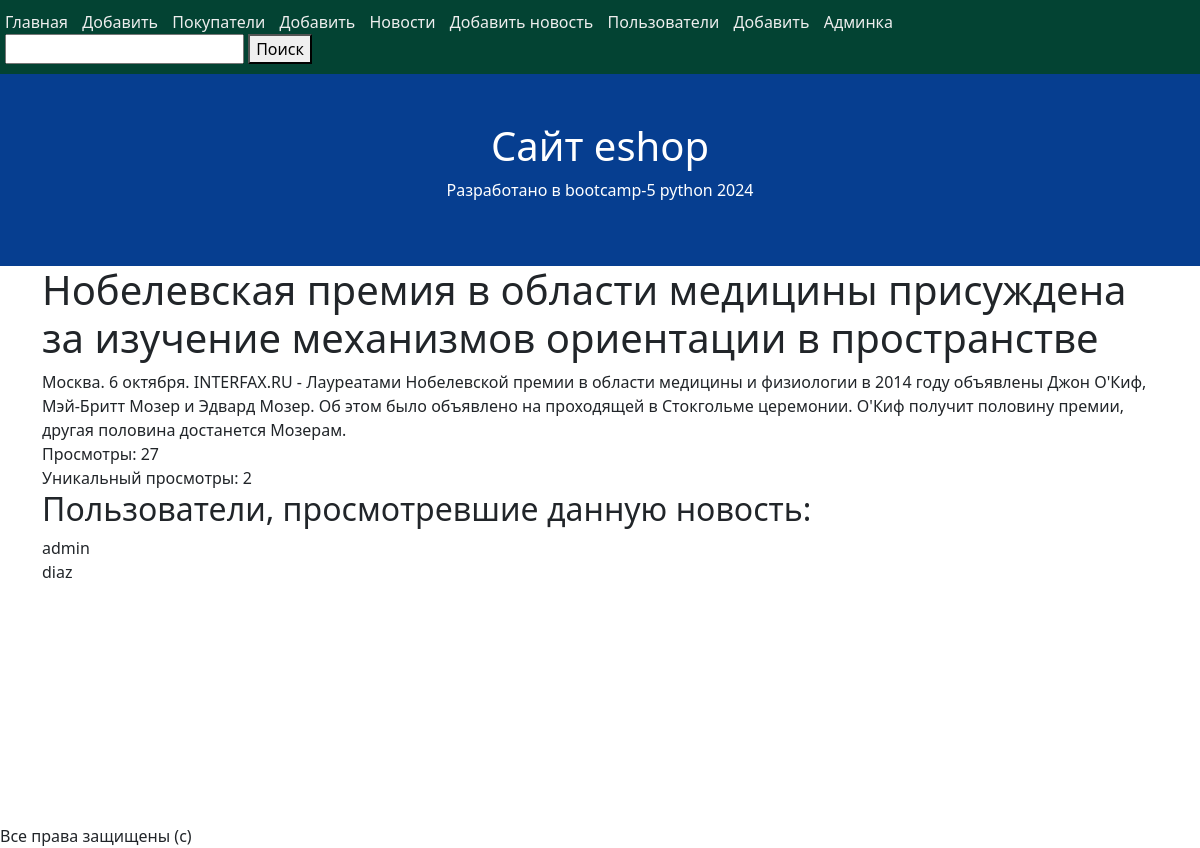
The page /new/1/ on the database its author committed.
### news/models.py (models this page shows, shortened)
class New(models.Model):
    title = models.CharField(max_length=1000)
    article = models.TextField()
    views = models.IntegerField(default=0)
    user_views = models.ManyToManyField(
        to=User,
        blank=True,
    )
    category = models.ForeignKey(
        to=NewsCategory,
        on_delete=models.SET_NULL,
        null=True, blank=True,
        verbose_name="Категория",
    )

### news/views.py (the view)
# urls.py: path('new/<int:id>/', new_detail, name='new-detail'),
def new_detail(request, id):
    new_object = New.objects.get(id=id)
    new_object.views += 1
    if request.user.is_authenticated:
        new_object.user_views.add(request.user)
    new_object.save()
    context = {
        "new": new_object,
    }
    return render(request, 'news_detail.html', context)

### news/templates/news_detail.html
{% extends 'base.html' %}
{% block content %}
<h1>{{ new.title }}</h1>
<div>{{ new.article }}</div>
<div>Просмотры: {{ new.views }}</div>
<div>Уникальный просмотры: {{ new.user_views.count }}</div>
<h2>Пользователи, просмотревшие данную новость:</h2>
{% for user in new.user_views.all %}
    <div>{{ user.username }}</div>
{% endfor %}
{% endblock %}

### rows shown on the page
New: title "Нобелевская премия в области медицины присуждена за изучение механизмов ориентации в пространстве", article "Москва. 6 октября. INTERFAX.RU - Лауреатами Нобелевской премии в области медицины и физиологии в 2014 году объявлены Джон О'Киф, Мэй-Бритт Мозер и Эдвард Мозер. Об этом было объявлено на проходящей в Стокгольме церемонии. О'Киф получит половину премии, другая половина достанется Мозерам.", views "27", user_views.count "2"

### other values the page prints
{{ user.username }} "admin"
{{ user.username }} "diaz"
